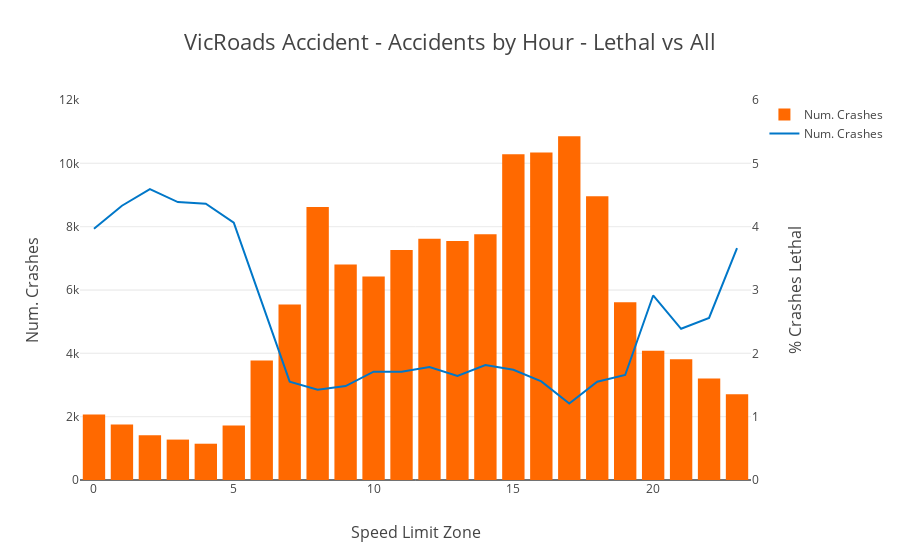

Here is the notebook cell this chart was saved with:
### Code cell
seriesAccidentsByHourSevereLine = go.Scatter(
    y = accidents_by_hour_by_severity_1['count'],
    x = accidents_by_hour_by_severity_1['hour'],
    name = 'Num. Crashes',
    marker = dict(
        color = '#0077C8'
    ),
    yaxis = 'y2'
)

layout = go.Layout(
    barmode = 'group',
    title = 'VicRoads Accident - Accidents by Hour - Lethal vs All',
    titlefont=dict(
            family='Open Sans',
            size=22
    ),
    xaxis=dict(
        title = 'Speed Limit Zone',
        titlefont=dict(
            family='Open Sans',
            size=16
        )
    ),
    yaxis = dict(
        title = 'Num. Crashes',
        titlefont=dict(
            family='Open Sans',
            size=16
        ),
        range=[0,12000]
    ),
    yaxis2=dict(
        title='% Crashes Lethal',
        overlaying='y',
        side='right',
        titlefont=dict(
            family='Open Sans',
            size=16
        ),
        range=[0,6],
        dtick = 1
    )
)

data = [seriesAccidentsByHourBar, seriesAccidentsByHourSevereLine]

figureAccidentsByHourWithSeverePc = go.Figure(data=data, layout=layout)

py.iplot(figureAccidentsByHourWithSeverePc, filename='figureAccidentsByHourWithSeverePc')

### Figure 1 — Plotly figure (JSON) as saved in the notebook; plotly's stock layout.template omitted (floating-point values rounded to 4 significant figures)
{"data": [{"marker": {"color": "#FF6900"}, "name": "Num. Crashes", "type": "bar", "x": [0, 1, 2, 3, 4, 5, 6, 7, 8, 9, 10, 11, 12, 13, 14, 15, 16, 17, 18, 19, 20, 21, 22, 23], "y": [2067, 1755, 1415, 1276, 1146, 1723, 3775, 5541, 8624, 6807, 6429, 7261, 7620, 7545, 7762, 10289, 10346, 10852, 8961, 5611, 4084, 3811, 3203, 2705]}, {"marker": {"color": "#0077C8"}, "name": "Num. Crashes", "type": "scatter", "x": [0, 1, 2, 3, 4, 5, 6, 7, 8, 9, 10, 11, 12, 13, 14, 15, 16, 17, 18, 19, 20, 21, 22, 23], "y": [3.967, 4.33, 4.594, 4.389, 4.363, 4.063, 2.808, 1.552, 1.426, 1.484, 1.711, 1.708, 1.785, 1.643, 1.817, 1.74, 1.556, 1.207, 1.551, 1.657, 2.914, 2.388, 2.56, 3.66], "yaxis": "y2"}], "layout": {"barmode": "group", "title": "VicRoads Accident - Accidents by Hour - Lethal vs All", "titlefont": {"family": "Open Sans", "size": 22}, "xaxis": {"title": "Speed Limit Zone", "titlefont": {"family": "Open Sans", "size": 16}}, "yaxis": {"range": [0, 12000], "title": "Num. Crashes", "titlefont": {"family": "Open Sans", "size": 16}}, "yaxis2": {"dtick": 1, "overlaying": "y", "range": [0, 6], "side": "right", "title": "% Crashes Lethal", "titlefont": {"family": "Open Sans", "size": 16}}}}
